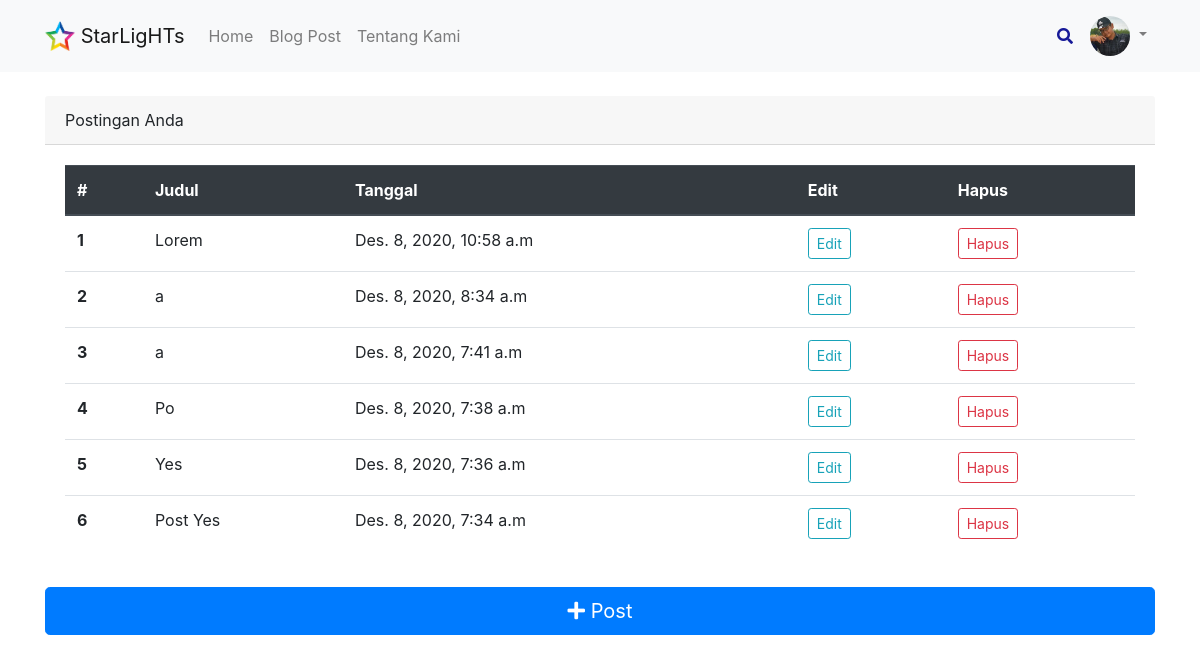
The app's page /user/dashboard/ (signed in), older data.
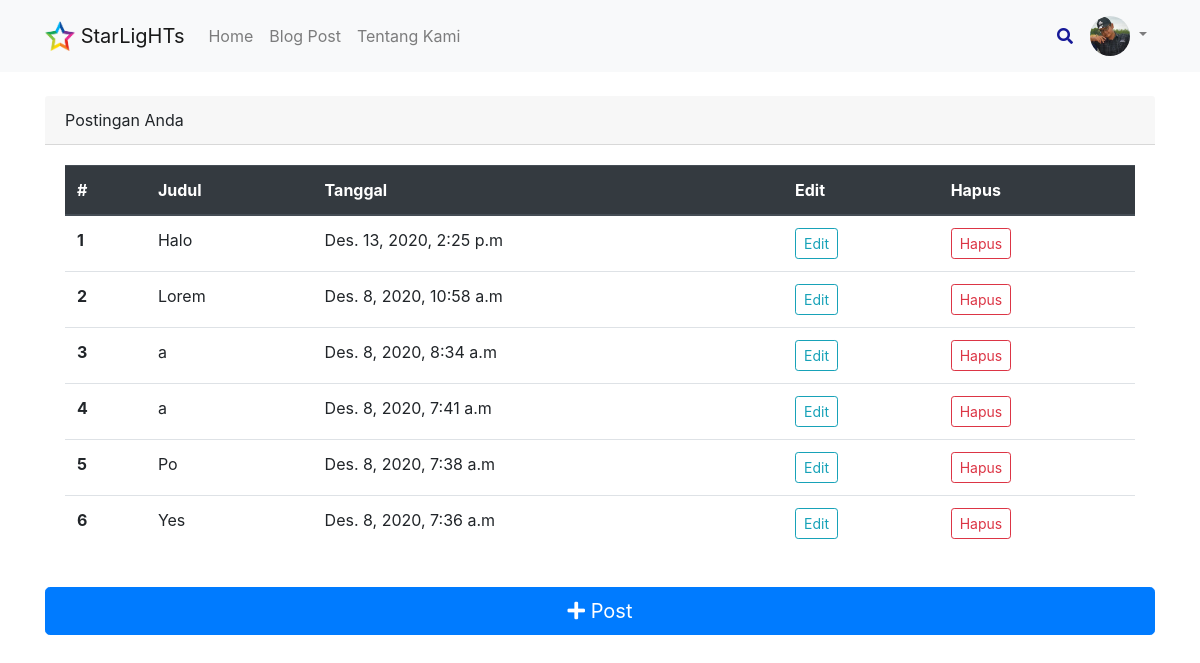
The same page, newer data.
### blog/models.py (models this page shows, shortened)
class Post(models.Model):
    title = models.CharField(max_length=50)
    slug = models.SlugField()
    category = models.CharField(max_length=50, choices=Categories.choices, default=Categories.LAINNYA)
    thumbnail = models.ImageField(upload_to=UPLOAD_TO, default='img/default.webp')
    excerpt = models.CharField(max_length=150)
    author = models.ForeignKey(User, on_delete=models.CASCADE, related_name='blog_post', null=True)
    content = models.TextField()
    featured = models.BooleanField(default=False)
    date_created = models.DateTimeField(default=datetime.now, blank=True)
    status = models.IntegerField(choices=STATUS, default=0)
    class Meta:
        ordering = ['-date_created']

### users/views.py (the view)
# urls.py: path('dashboard/', views.DashboardView.as_view(), name='dashboard'),
class DashboardView(LoginRequiredMixin, ListView):
    model = Post
    paginate_by = 6
    template_name = 'users/dashboard.html'
    extra_context = {
        'title': 'Dashboard'
    }
    def get_queryset(self):
        return Post.objects.filter(status=1).filter(author=self.request.user)

### templates/users/dashboard.html (shortened to what this page needs)
{% extends 'layouts/base.html' %}
{% block content %}
    {% include 'layouts/navbar.html' %}
    <section class="container card pt-5">
        <div class="card-header">Postingan Anda</div>
        <div class="card-body">
            <div class="table-responsive">
                <table class="table table-hover">
                    <thead class="thead-dark">
                    <tr>
                        <th scope="col">#</th>
                        <th scope="col">Judul</th>
                        <th scope="col">Tanggal</th>
                        <th scope="col">Edit</th>
                        <th scope="col">Hapus</th>
                    </tr>
                    </thead>
                    <tbody>
                    {% for post in post_list %}
                            <tr data-href="{% url 'post-detail' post.slug %}">
                                <th scope="row">{{ forloop.counter }}</th>
                                <td>{{ post.title }}</td>
                                <td>{{ post.date_created }}</td>
                                <td><a href="{% url 'post-update' post.slug %}" class="btn btn-sm btn-outline-info">Edit</a></td>
                                <td><a href="{% url 'post-delete' post.slug %}" class="btn btn-sm btn-outline-danger">Hapus</a></td>
                            </tr>
                    {% endfor %}
                    </tbody>
                </table>
            </div>
        </div>
        <a href="{% url 'post-create' %}" class="btn btn-primary btn-lg"><i class="fas fa-plus"></i> Post</a>
    </section>
{% endblock %}

Row changes from the older to the newer data that the page shows:
removed Post: title "Post Yes", date_created "Des. 8, 2020, 7:34 a.m"
added Post: title "Halo", date_created "Des. 13, 2020, 2:25 p.m"
